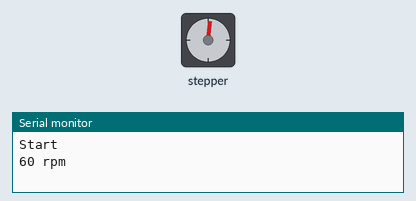
The sketch below on a simulated Arduino Uno, built with avr-gcc and run on an emulated ATmega328P. Parts: stepper motor, the last lines printed to the serial monitor. Stepper angles assume 200 steps per turn.

Above: at 0.05 s.
At 0.35 s:
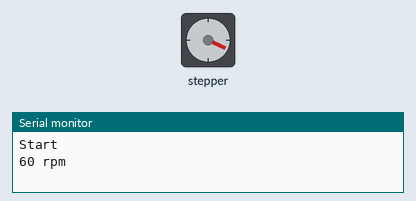
At 0.65 s:
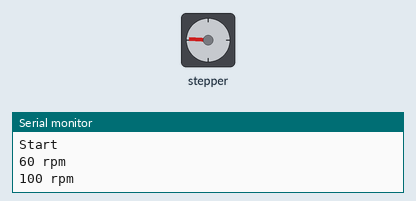
At 1.3 s:
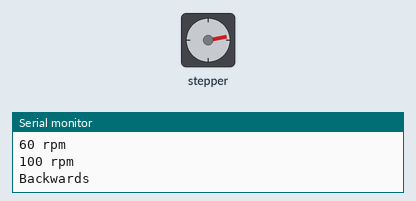
Timing chart, 0 to 3.2 s (numbered marks = the images above):
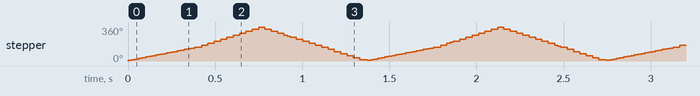

The sketch:

NO_SHIFT.ino
```cpp
//code to control rotation of stepper motor with different speeds for different times
#include <Stepper.h>
const int in_1=8;
const int in_2=9;
const int in_3=10;
const int in_4=11;

const int no_of_steps=200;

Stepper myStep= Stepper(no_of_steps,in_1,in_2,in_3,in_4);

void setup() {
  // put your setup code here, to run once:
  Serial.begin(9600);
}

void loop() {
  // put your main code here, to run repeatedly:
    Serial.println("Start");
    myStep.setSpeed(60);
    Serial.println("60 rpm");
    myStep.step(80);
    myStep.setSpeed(100);
    Serial.println("100 rpm");
    myStep.step(120);
    Serial.println("Backwards");
    myStep.step(-200);

}
```

Measured:
- by itself, stepper: turns 360° clockwise in 0.75 s, then 353° counter-clockwise in 0.59 s, repeating every 1.4 s
